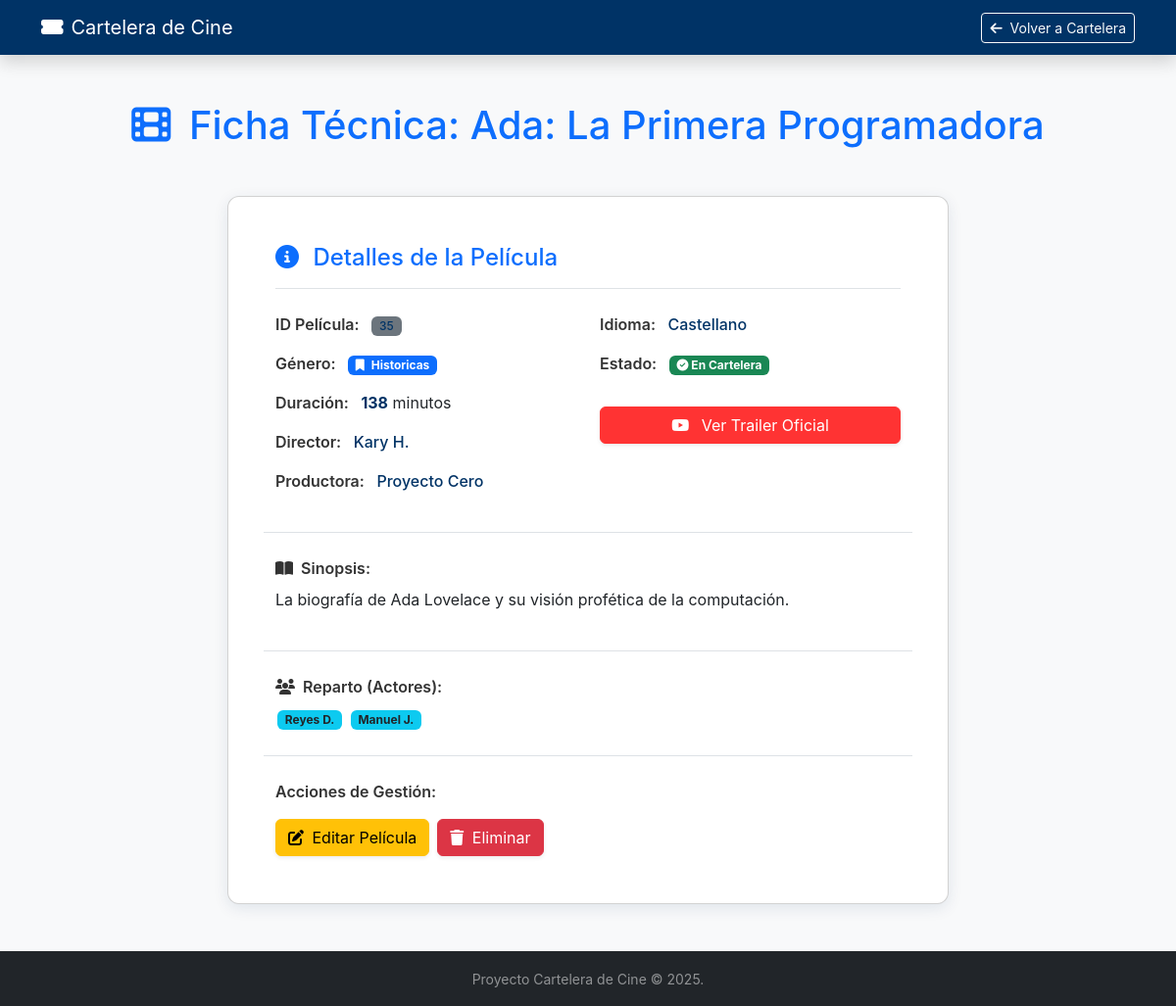
The app's page /peliculas/35 with its own data.
### app/models/pelicula.py (models this page shows, shortened)
class PeliculaORM(Base):
    __tablename__ = "peliculas"
    id: Mapped[int] = mapped_column(primary_key=True, autoincrement=True)
    titulo: Mapped[str] = mapped_column(String(255), nullable=False)
    genero_id: Mapped[int] = mapped_column(ForeignKey("generos.id"), nullable=False)
    duracion: Mapped[int] = mapped_column(Integer, nullable=False) # int, no float
    disponible: Mapped[bool] = mapped_column(Boolean, default=True, nullable=False)
    director: Mapped[str | None] = mapped_column(String(100), nullable=True)
    descripcion: Mapped[str | None] = mapped_column(String(1000), nullable=True)
    trailer: Mapped[str | None] = mapped_column(String(255), nullable=True)
    productora: Mapped[str | None] = mapped_column(String(100), nullable=True)
    idioma: Mapped[str | None] = mapped_column(String(50), nullable=True)
    vose: Mapped[bool | None] = mapped_column(Boolean, nullable=True)
    actores: Mapped[list[str] | None] = mapped_column(JSON, nullable=True)
    genero: Mapped["GeneroORM"] = relationship(back_populates="peliculas")

### app/models/genero.py (models this page shows, shortened)
class GeneroORM(Base):
    __tablename__ = "generos"
    id: Mapped[int] = mapped_column(primary_key=True, autoincrement=True)
    nombre: Mapped[str] = mapped_column(String(100), nullable=False, unique=True)
    descripcion: Mapped[str | None] = mapped_column(String(500), nullable=True)
    peliculas: Mapped[List["PeliculaORM"]] = relationship(
        back_populates="genero",
        cascade="all, delete-orphan" # Opcional: si borro un género, borra sus películas
    )

### app/routers/pelicula_router.py (the view)
@router.get("/{pelicula_id}", tags=["Web UI"])
def view_pelicula_detalle(pelicula_id: int, request: Request, db: Session = Depends(get_db)):
    pelicula = pelicula_service.get_pelicula_detalle(db, pelicula_id)
    if not pelicula:
        raise HTTPException(status_code=404, detail="Película no encontrada")
    return templates.TemplateResponse(
        "pelicula_detalle.html",
        {"request": request, "pelicula": pelicula}
    )

### templates/pelicula_detalle.html (shortened to what this page needs)
<!DOCTYPE html>
<html lang="es">
<head>
    <link href="https://cdn.jsdelivr.net/npm/bootstrap@5.3.3/dist/css/bootstrap.min.css" rel="stylesheet"
        xintegrity="sha384-QWTKZyjpPEjISv5WaRU9OFeRpok6YctnYmDr5pNlyT2bRjXh0JMhjY6hW+ALEwIH">
    <link rel="stylesheet" href="https://cdnjs.cloudflare.com/ajax/libs/font-awesome/6.5.2/css/all.min.css"
        xintegrity="sha512-SnH5WK+bZxgPHs44uWIX+LLMDJzL3gUq73K2qI90U8v8lC6W9lJvGvE8j+N5i3F3aH8O/2p1x9h6O2A1g==" />
</head>
<body>
    <nav class="navbar navbar-expand-lg navbar-dark shadow sticky-top">
        <div class="container">
            <a class="navbar-brand d-flex align-items-center" href="/"><i class="fas fa-ticket-alt me-2"></i> Cartelera de Cine</a>
            <div class="ms-auto"><a class="btn btn-outline-light btn-sm" href="/"><i class="fas fa-arrow-left me-1"></i> Volver a Cartelera</a></div>
        </div>
    </nav>
    <main class="container my-5">
        <h1 class="text-center mb-5 text-primary-accent">
            <i class="fas fa-film me-2"></i> Ficha Técnica: {{ pelicula.titulo }}
        </h1>
        <div class="row justify-content-center">
            <div class="col-lg-10 col-xl-8">
                <div class="card p-4 p-md-5">
                    <h4 class="border-bottom pb-3 mb-4 text-primary-accent"><i class="fas fa-info-circle me-2"></i> Detalles de la Película</h4>
                    <div class="row g-4">
                        <div class="col-md-6">
                            <p class="mb-3">
                                <span class="detail-label">ID Película:</span>
                                <span class="badge bg-secondary data-value">{{ pelicula.id }}</span>
                            </p>
                            <p class="mb-3">
                                <span class="detail-label">Género:</span>
                                <span class="badge bg-primary">
                                    <i class="fas fa-bookmark me-1"></i> {{ pelicula.genero.nombre if pelicula.genero else 'Sin Género' }}
                                </span>
                            </p>
                            <p class="mb-3">
                                <span class="detail-label">Duración:</span>
                                <span class="data-value fw-bold">{{ pelicula.duracion }}</span> minutos
                            </p>
                            <p class="mb-3">
                                <span class="detail-label">Director:</span>
                                <span class="data-value">{{ pelicula.director if pelicula.director else 'Desconocido' }}</span>
                            </p>
                            <p class="mb-3">
                                <span class="detail-label">Productora:</span>
                                <span class="data-value">{{ pelicula.productora if pelicula.productora else 'N/A' }}</span>
                            </p>
                        </div>
                        <div class="col-md-6">
                            <p class="mb-3">
                                <span class="detail-label">Idioma:</span>
                                <span class="data-value">{{ pelicula.idioma if pelicula.idioma else 'N/A' }}</span>
                            </p>
                            <p class="mb-3">
                                <span class="detail-label">Estado:</span>
                                {% if pelicula.disponible %}
                                    <span class="badge bg-success"><i class="fas fa-check-circle"></i> En Cartelera</span>
                                {% else %}
                                    <span class="badge bg-danger"><i class="fas fa-times-circle"></i> Retirada</span>
                                {% endif %}
                            </p>
                            {% if pelicula.trailer %}
                            <a href="{{ pelicula.trailer }}" target="_blank" class="btn btn-danger trailer-btn mt-3 shadow-sm w-100">
                                <i class="fab fa-youtube me-2"></i> Ver Trailer Oficial
                            </a>
                            {% endif %}
                        </div>
                        <div class="col-12 border-top pt-4">
                            <p class="detail-label mb-2"><i class="fas fa-book-open me-1"></i> Sinopsis:</p>
                            <p>{{ pelicula.descripcion if pelicula.descripcion else 'Descripción no proporcionada.' }}</p>
                        </div>
                        <div class="col-12 border-top pt-4">
                            <p class="detail-label mb-2"><i class="fas fa-users me-1"></i> Reparto (Actores):</p>
                            {% if pelicula.actores and pelicula.actores|length > 0 %}
                                {% for actor in pelicula.actores %}
                                    <span class="badge bg-info text-dark actor-badge">{{ actor }}</span>
                                {% endfor %}
                            {% else %}
                                <p class="text-muted small">No hay información de reparto disponible.</p>
                            {% endif %}
                        </div>
                        <div class="col-12 border-top pt-4 mt-4">
                            <p class="detail-label mb-3">Acciones de Gestión:</p>
                            <div class="d-flex gap-2">
                                <a href="/peliculas/editar/{{ pelicula.id }}" class="btn btn-warning shadow-sm">
                                    <i class="fas fa-edit me-1"></i> Editar Película
                                </a>
                                <button type="button" class="btn btn-danger shadow-sm" data-bs-toggle="modal" data-bs-target="#confirmDeleteModal">
                                    <i class="fas fa-trash me-1"></i> Eliminar
                                </button>
                            </div>
                        </div>
                    </div>
                </div>
            </div>
        </div>
    </main>
    <footer class="bg-dark text-white-50 py-3 mt-5">
        <div class="container text-center"><small>Proyecto Cartelera de Cine &copy; 2025.</small></div>
    </footer>
</body>
</html>

### templates/pelicula_detalle.html (style rules this page uses)
body { background-color: #f8f9fa; font-family: 'Inter', sans-serif; }
.navbar { background-color: #003366 !important; }
.card { border-radius: 12px; box-shadow: 0 4px 15px rgba(0, 51, 102, 0.1); }
.text-primary-accent { color: #0d6efd !important; }
.detail-label { font-weight: 600; color: #333; margin-right: 0.5rem; }
.data-value { color: #003366; font-weight: 500; }
.trailer-btn { background-color: #ff3333; border-color: #ff3333; }
.actor-badge { margin: 2px; }

### records on screen
PeliculaORM: titulo "Ada: La Primera Programadora", id "35", duracion "138", director "Kary H.", productora "Proyecto Cero", idioma "Castellano", descripcion "La biografía de Ada Lovelace y su visión profética de la computación."
GeneroORM: genero "Historicas"

### other values on screen
{{ actor }} "Reyes D." "Manuel J."
